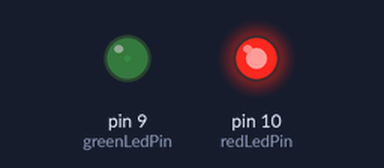
A sketch run on a simulated Arduino Uno, built with avr-gcc and run on an emulated ATmega328P. Parts: output pins drawn as LEDs (lit = HIGH).

Above: at 0.05 s.
At 1.15 s:
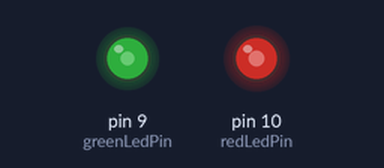
At 2.3 s:
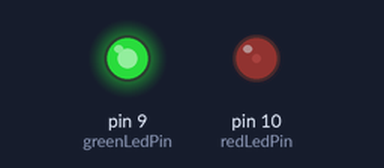
At 4.6 s:
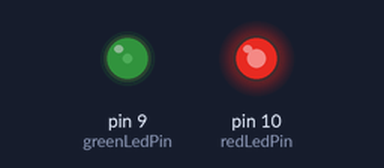
Timing chart, 0 to 6.7 s (numbered marks = the images above):
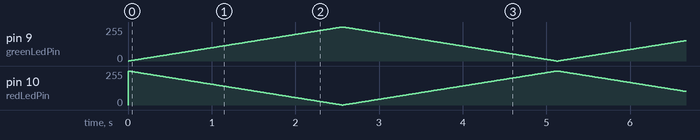

The sketch:

4c.ino
```cpp
int greenLedPin = 9;
int redLedPin = 10;
void setup() {
  pinMode(greenLedPin, OUTPUT);
  pinMode(redLedPin, OUTPUT);
}

void loop() {
  for (int brightness=0; brightness <256; brightness++)
  {
    analogWrite(greenLedPin, brightness);
    analogWrite(redLedPin, 255 - brightness);
    delay(10);
  }
  for (int brightness=0; brightness <256; brightness++)
  {
    analogWrite(greenLedPin, 255 - brightness);
    analogWrite(redLedPin, brightness);
    delay(10);
  }
}
```
